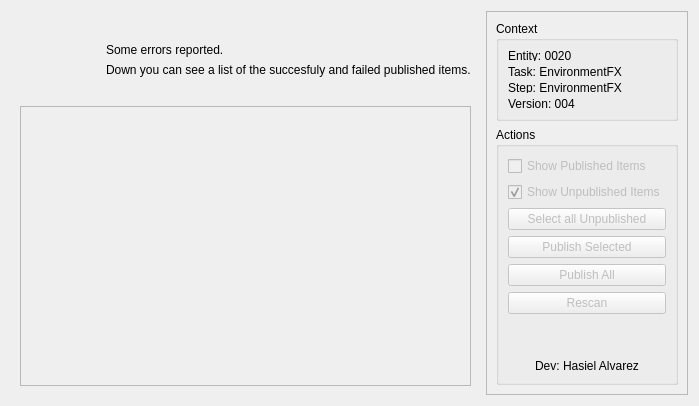
<?xml version="1.0" encoding="UTF-8"?>
<ui version="4.0">
 <class>Form</class>
 <widget class="QWidget" name="Form">
  <property name="geometry">
   <rect>
    <x>0</x>
    <y>0</y>
    <width>665</width>
    <height>404</height>
   </rect>
  </property>
  <property name="windowTitle">
   <string>Dependencies Publisher</string>
  </property>
  <property name="windowIcon">
   <iconset resource="resources.qrc">
    <normaloff>:/img/icon_256.png</normaloff>:/img/icon_256.png</iconset>
  </property>
  <layout class="QHBoxLayout" name="horizontalLayout">
   <item>
    <widget class="QStackedWidget" name="stackedWidget">
     <property name="currentIndex">
      <number>3</number>
     </property>
     <widget class="QWidget" name="loading_page">
      <layout class="QVBoxLayout" name="verticalLayout_10">
       <item>
        <spacer name="verticalSpacer_7">
         <property name="orientation">
          <enum>Qt::Vertical</enum>
         </property>
         <property name="sizeHint" stdset="0">
          <size>
           <width>20</width>
           <height>93</height>
          </size>
         </property>
        </spacer>
       </item>
       <item>
        <layout class="QHBoxLayout" name="horizontalLayout_4">
         <item>
          <spacer name="horizontalSpacer_3">
           <property name="orientation">
            <enum>Qt::Horizontal</enum>
           </property>
           <property name="sizeHint" stdset="0">
            <size>
             <width>40</width>
             <height>20</height>
            </size>
           </property>
          </spacer>
         </item>
         <item>
          <widget class="QLabel" name="label_11">
           <property name="minimumSize">
            <size>
             <width>128</width>
             <height>128</height>
            </size>
           </property>
           <property name="maximumSize">
            <size>
             <width>128</width>
             <height>128</height>
            </size>
           </property>
           <property name="text">
            <string/>
           </property>
           <property name="pixmap">
            <pixmap resource="resources.qrc">:/img/blue_circle.png</pixmap>
           </property>
           <property name="scaledContents">
            <bool>true</bool>
           </property>
          </widget>
         </item>
         <item>
          <spacer name="horizontalSpacer_4">
           <property name="orientation">
            <enum>Qt::Horizontal</enum>
           </property>
           <property name="sizeHint" stdset="0">
            <size>
             <width>40</width>
             <height>20</height>
            </size>
           </property>
          </spacer>
         </item>
        </layout>
       </item>
       <item>
        <widget class="QLabel" name="label_12">
         <property name="font">
          <font>
           <pointsize>18</pointsize>
          </font>
         </property>
         <property name="text">
          <string>Loading scene items...</string>
         </property>
         <property name="alignment">
          <set>Qt::AlignCenter</set>
         </property>
        </widget>
       </item>
       <item>
        <spacer name="verticalSpacer_8">
         <property name="orientation">
          <enum>Qt::Vertical</enum>
         </property>
         <property name="sizeHint" stdset="0">
          <size>
           <width>20</width>
           <height>92</height>
          </size>
         </property>
        </spacer>
       </item>
      </layout>
     </widget>
     <widget class="QWidget" name="items_page">
      <layout class="QVBoxLayout" name="verticalLayout_5">
       <item>
        <widget class="QScrollArea" name="scrollArea">
         <property name="widgetResizable">
          <bool>true</bool>
         </property>
         <widget class="QWidget" name="scrollAreaWidgetContents">
          <property name="geometry">
           <rect>
            <x>0</x>
            <y>0</y>
            <width>441</width>
            <height>366</height>
           </rect>
          </property>
          <layout class="QVBoxLayout" name="verticalLayout_4"/>
         </widget>
        </widget>
       </item>
      </layout>
     </widget>
     <widget class="QWidget" name="progress_page">
      <layout class="QVBoxLayout" name="verticalLayout_6">
       <item>
        <spacer name="verticalSpacer">
         <property name="orientation">
          <enum>Qt::Vertical</enum>
         </property>
         <property name="sizeHint" stdset="0">
          <size>
           <width>20</width>
           <height>40</height>
          </size>
         </property>
        </spacer>
       </item>
       <item>
        <widget class="QLabel" name="label">
         <property name="font">
          <font>
           <pointsize>18</pointsize>
          </font>
         </property>
         <property name="text">
          <string>Publishing</string>
         </property>
         <property name="alignment">
          <set>Qt::AlignCenter</set>
         </property>
        </widget>
       </item>
       <item>
        <widget class="QProgressBar" name="progressBar">
         <property name="value">
          <number>24</number>
         </property>
        </widget>
       </item>
       <item>
        <widget class="QLabel" name="statusMessage">
         <property name="text">
          <string>Publish status...</string>
         </property>
        </widget>
       </item>
       <item>
        <spacer name="verticalSpacer_2">
         <property name="orientation">
          <enum>Qt::Vertical</enum>
         </property>
         <property name="sizeHint" stdset="0">
          <size>
           <width>20</width>
           <height>40</height>
          </size>
         </property>
        </spacer>
       </item>
      </layout>
     </widget>
     <widget class="QWidget" name="errors_page">
      <layout class="QVBoxLayout" name="verticalLayout_8">
       <item>
        <layout class="QHBoxLayout" name="horizontalLayout_2">
         <item>
          <widget class="QLabel" name="label_8">
           <property name="minimumSize">
            <size>
             <width>80</width>
             <height>80</height>
            </size>
           </property>
           <property name="maximumSize">
            <size>
             <width>80</width>
             <height>80</height>
            </size>
           </property>
           <property name="text">
            <string/>
           </property>
           <property name="pixmap">
            <pixmap resource="resources.qrc">:/img/semaphore.png</pixmap>
           </property>
           <property name="scaledContents">
            <bool>true</bool>
           </property>
          </widget>
         </item>
         <item>
          <layout class="QVBoxLayout" name="verticalLayout_7">
           <item>
            <spacer name="verticalSpacer_3">
             <property name="orientation">
              <enum>Qt::Vertical</enum>
             </property>
             <property name="sizeHint" stdset="0">
              <size>
               <width>20</width>
               <height>40</height>
              </size>
             </property>
            </spacer>
           </item>
           <item>
            <widget class="QLabel" name="label_2">
             <property name="text">
              <string>Some errors reported.</string>
             </property>
            </widget>
           </item>
           <item>
            <widget class="QLabel" name="label_3">
             <property name="text">
              <string>Down you can see a list of the succesfuly and failed published items.</string>
             </property>
            </widget>
           </item>
           <item>
            <spacer name="verticalSpacer_4">
             <property name="orientation">
              <enum>Qt::Vertical</enum>
             </property>
             <property name="sizeHint" stdset="0">
              <size>
               <width>20</width>
               <height>40</height>
              </size>
             </property>
            </spacer>
           </item>
          </layout>
         </item>
        </layout>
       </item>
       <item>
        <widget class="QScrollArea" name="scrollAreaErrors">
         <property name="minimumSize">
          <size>
           <width>0</width>
           <height>280</height>
          </size>
         </property>
         <property name="widgetResizable">
          <bool>true</bool>
         </property>
         <widget class="QWidget" name="scrollAreaWidgetContentsErrors">
          <property name="geometry">
           <rect>
            <x>0</x>
            <y>0</y>
            <width>441</width>
            <height>278</height>
           </rect>
          </property>
          <layout class="QVBoxLayout" name="verticalLayout_11"/>
         </widget>
        </widget>
       </item>
      </layout>
     </widget>
     <widget class="QWidget" name="success_page">
      <property name="layoutDirection">
       <enum>Qt::LeftToRight</enum>
      </property>
      <layout class="QVBoxLayout" name="verticalLayout_9">
       <item>
        <spacer name="verticalSpacer_5">
         <property name="orientation">
          <enum>Qt::Vertical</enum>
         </property>
         <property name="sizeHint" stdset="0">
          <size>
           <width>20</width>
           <height>40</height>
          </size>
         </property>
        </spacer>
       </item>
       <item>
        <layout class="QHBoxLayout" name="horizontalLayout_3">
         <item>
          <spacer name="horizontalSpacer">
           <property name="orientation">
            <enum>Qt::Horizontal</enum>
           </property>
           <property name="sizeHint" stdset="0">
            <size>
             <width>40</width>
             <height>20</height>
            </size>
           </property>
          </spacer>
         </item>
         <item>
          <widget class="QLabel" name="label_10">
           <property name="minimumSize">
            <size>
             <width>128</width>
             <height>128</height>
            </size>
           </property>
           <property name="maximumSize">
            <size>
             <width>128</width>
             <height>128</height>
            </size>
           </property>
           <property name="text">
            <string/>
           </property>
           <property name="pixmap">
            <pixmap resource="resources.qrc">:/img/success.png</pixmap>
           </property>
           <property name="scaledContents">
            <bool>true</bool>
           </property>
          </widget>
         </item>
         <item>
          <spacer name="horizontalSpacer_2">
           <property name="orientation">
            <enum>Qt::Horizontal</enum>
           </property>
           <property name="sizeHint" stdset="0">
            <size>
             <width>40</width>
             <height>20</height>
            </size>
           </property>
          </spacer>
         </item>
        </layout>
       </item>
       <item>
        <widget class="QLabel" name="label_9">
         <property name="font">
          <font>
           <pointsize>18</pointsize>
          </font>
         </property>
         <property name="text">
          <string>All items published succesfully!</string>
         </property>
         <property name="alignment">
          <set>Qt::AlignCenter</set>
         </property>
        </widget>
       </item>
       <item>
        <spacer name="verticalSpacer_6">
         <property name="orientation">
          <enum>Qt::Vertical</enum>
         </property>
         <property name="sizeHint" stdset="0">
          <size>
           <width>20</width>
           <height>40</height>
          </size>
         </property>
        </spacer>
       </item>
      </layout>
     </widget>
    </widget>
   </item>
   <item>
    <widget class="QFrame" name="frame">
     <property name="frameShape">
      <enum>QFrame::StyledPanel</enum>
     </property>
     <property name="frameShadow">
      <enum>QFrame::Raised</enum>
     </property>
     <layout class="QVBoxLayout" name="verticalLayout">
      <item>
       <widget class="QGroupBox" name="groupBox">
        <property name="maximumSize">
         <size>
          <width>16777215</width>
          <height>100</height>
         </size>
        </property>
        <property name="title">
         <string>Context</string>
        </property>
        <layout class="QVBoxLayout" name="verticalLayout_2">
         <item>
          <widget class="QLabel" name="label_4">
           <property name="text">
            <string>Entity: 0020</string>
           </property>
          </widget>
         </item>
         <item>
          <widget class="QLabel" name="label_5">
           <property name="text">
            <string>Task: EnvironmentFX</string>
           </property>
          </widget>
         </item>
         <item>
          <widget class="QLabel" name="label_6">
           <property name="text">
            <string>Step: EnvironmentFX</string>
           </property>
          </widget>
         </item>
         <item>
          <widget class="QLabel" name="label_7">
           <property name="text">
            <string>Version: 004</string>
           </property>
          </widget>
         </item>
        </layout>
       </widget>
      </item>
      <item>
       <widget class="QGroupBox" name="groupBox_2">
        <property name="title">
         <string>Actions</string>
        </property>
        <layout class="QVBoxLayout" name="verticalLayout_3">
         <item>
          <widget class="QCheckBox" name="checkbox_publish_ones">
           <property name="enabled">
            <bool>false</bool>
           </property>
           <property name="text">
            <string>Show Published Items</string>
           </property>
           <property name="checked">
            <bool>false</bool>
           </property>
          </widget>
         </item>
         <item>
          <widget class="QCheckBox" name="checkbox_unpublish_ones">
           <property name="enabled">
            <bool>false</bool>
           </property>
           <property name="text">
            <string>Show Unpublished Items</string>
           </property>
           <property name="checked">
            <bool>true</bool>
           </property>
          </widget>
         </item>
         <item>
          <widget class="QPushButton" name="button_select_unpublished">
           <property name="enabled">
            <bool>false</bool>
           </property>
           <property name="text">
            <string>Select all Unpublished</string>
           </property>
          </widget>
         </item>
         <item>
          <widget class="QPushButton" name="button_publish_selected">
           <property name="enabled">
            <bool>false</bool>
           </property>
           <property name="text">
            <string>Publish Selected</string>
           </property>
          </widget>
         </item>
         <item>
          <widget class="QPushButton" name="button_publish_al">
           <property name="enabled">
            <bool>false</bool>
           </property>
           <property name="text">
            <string>Publish All</string>
           </property>
          </widget>
         </item>
         <item>
          <widget class="QPushButton" name="button_publish_rescan">
           <property name="enabled">
            <bool>false</bool>
           </property>
           <property name="text">
            <string>Rescan</string>
           </property>
          </widget>
         </item>
         <item>
          <spacer name="verticalSpacer_9">
           <property name="orientation">
            <enum>Qt::Vertical</enum>
           </property>
           <property name="sizeHint" stdset="0">
            <size>
             <width>20</width>
             <height>40</height>
            </size>
           </property>
          </spacer>
         </item>
         <item>
          <widget class="QLabel" name="label_13">
           <property name="text">
            <string>Dev: Hasiel Alvarez</string>
           </property>
           <property name="alignment">
            <set>Qt::AlignCenter</set>
           </property>
          </widget>
         </item>
        </layout>
       </widget>
      </item>
     </layout>
    </widget>
   </item>
  </layout>
 </widget>
 <resources>
  <include location="resources.qrc"/>
 </resources>
 <connections/>
</ui>
